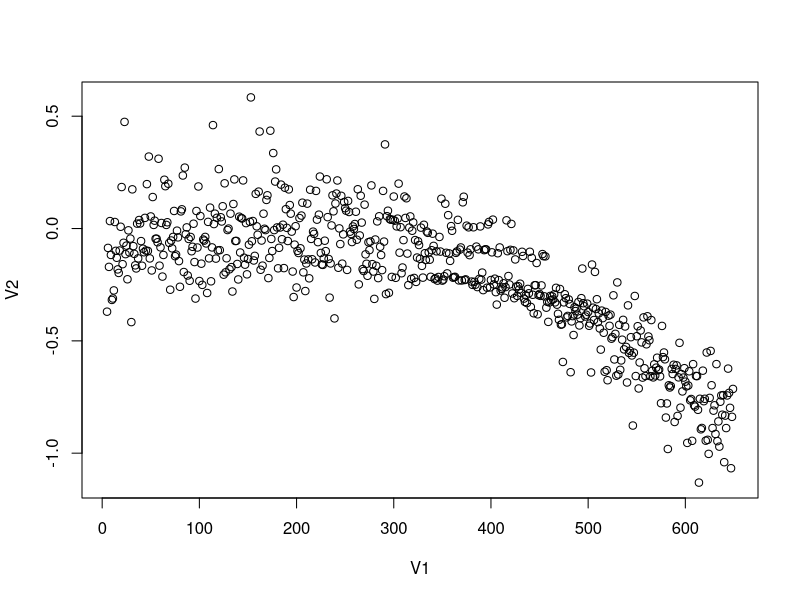
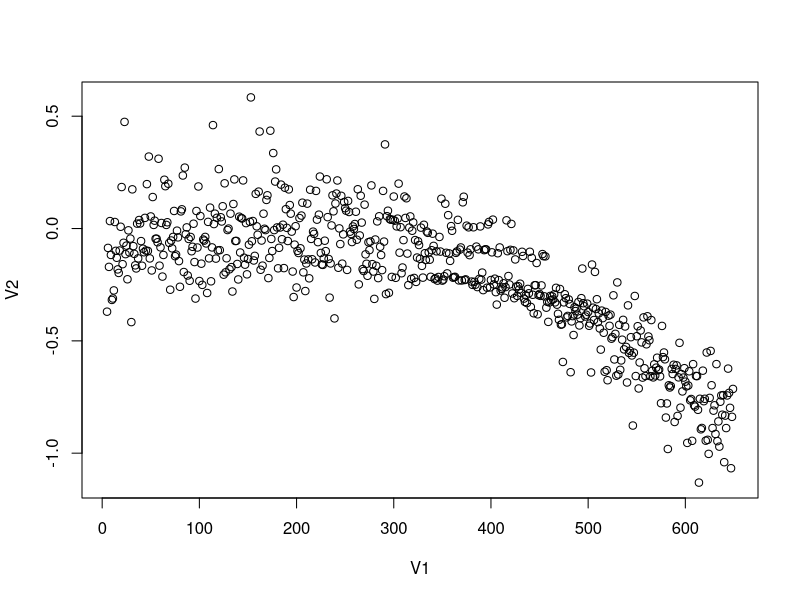

Here is the R script that generated these plots, in order:

a <-read.csv("trial-final-7-20171229151242.csv", header = FALSE)
plot(a)
png("trial-final-7-20171229151242.csv.png")
plot(a)

